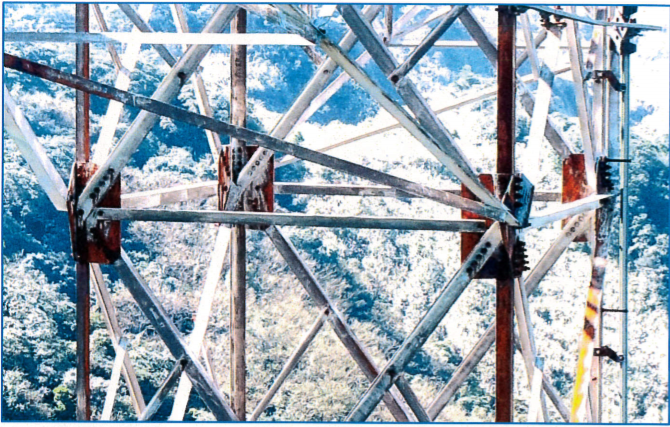
#> input picture image/01.PNG, 670 x 427 px, found by its file name; its folder holds only this picture in this run
$ python RGB_detec.py
#> lines starting #> are read from the running program, lines starting #| are printed output that depends on the picture; after the words box and inside, x2 and y2 are one past the last pixel; in counts of white or black regions, pixels touching at a corner belong together
import cv2
import numpy as np
import os
#Read the Rust Photograph
file_name = os.listdir('./image')
for i in file_name:
    img = cv2.imread('./image/'+i, 1)
#> img is the input picture: shape (427, 670, 3); mean B, G, R 182.1, 169.8, 153.4
    img_hsv = cv2.cvtColor(img, cv2.COLOR_BGR2HSV)
#> img_hsv: shape (427, 670, 3); mean H, S, V 87.1, 67, 187.2

    #Set different boundaries for different shades of rust
    boundaries1 = [ ([58, 57, 101], [76, 95, 162]) ]
    boundaries2 = [ ([26, 61, 111], [81, 144, 202]) ]
    boundaries3 = [ ([44, 102, 167], [115, 169, 210]) ]

    #Highlight out the shades of rust
    for (lower1, upper1) in boundaries1:
        lower1 = np.array(lower1, dtype = "uint8")
        print(lower1)
        upper1 = np.array(upper1, dtype = "uint8")
        print(upper1)
        mask = cv2.inRange(img, lower1, upper1)
        output1 = cv2.bitwise_and(img, img, mask = mask)
#> this loop made 1 pass
#> pass 1, `mask = cv2.inRange(img, lower1, upper1)`:
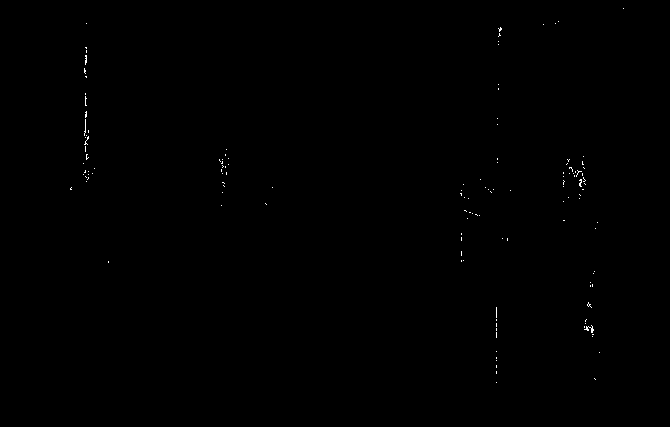
#> mask: shape (427, 670); 0.15% white in thin lines or dots, all inside (x1, y1, x2, y2) = (70, 8, 624, 383)

    for (lower2, upper2) in boundaries2:
        lower2 = np.array(lower2, dtype = "uint8")
        upper2 = np.array(upper2, dtype = "uint8")
        mask = cv2.inRange(img, lower2, upper2)
        output2 = cv2.bitwise_and(img, img, mask = mask)
#> this loop made 1 pass
#> pass 1, `mask = cv2.inRange(img, lower2, upper2)`:
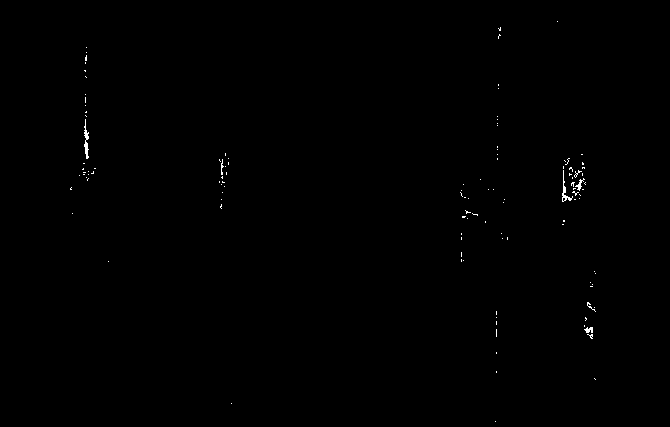
#> mask: shape (427, 670); 0.23% white in thin lines or dots, all inside (x1, y1, x2, y2) = (70, 21, 596, 422)

    for (lower3, upper3) in boundaries3:
        lower3 = np.array(lower3, dtype = "uint8")
        upper3 = np.array(upper3, dtype = "uint8")
        mask = cv2.inRange(img, lower3, upper3)
        output3 = cv2.bitwise_and(img, img, mask = mask)
#> this loop made 1 pass
#> pass 1, `mask = cv2.inRange(img, lower3, upper3)`:
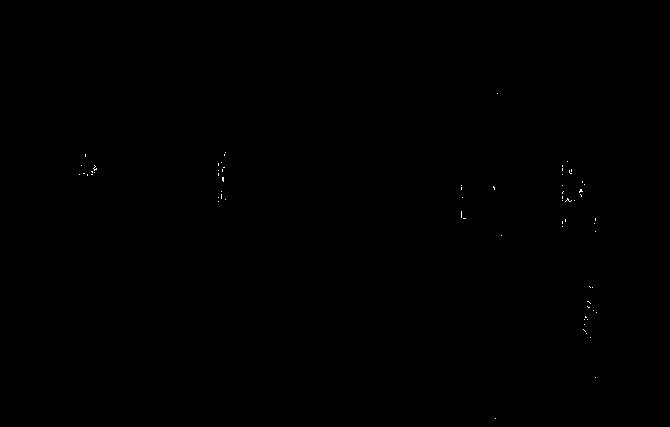
#> mask: shape (427, 670); 0.06% white in thin lines or dots, all inside (x1, y1, x2, y2) = (79, 93, 597, 419)

    #Combine the 3 different masks with the different shades into 1 image file
    final = cv2.bitwise_or(output1, output2, output3)
    cv2.imshow("original", img)
    cv2.imshow("output1", output1)
    cv2.imshow("output2", output2)
    cv2.imshow("output3", output3)
    cv2.imshow("final", final)
    cv2.waitKey(0)
